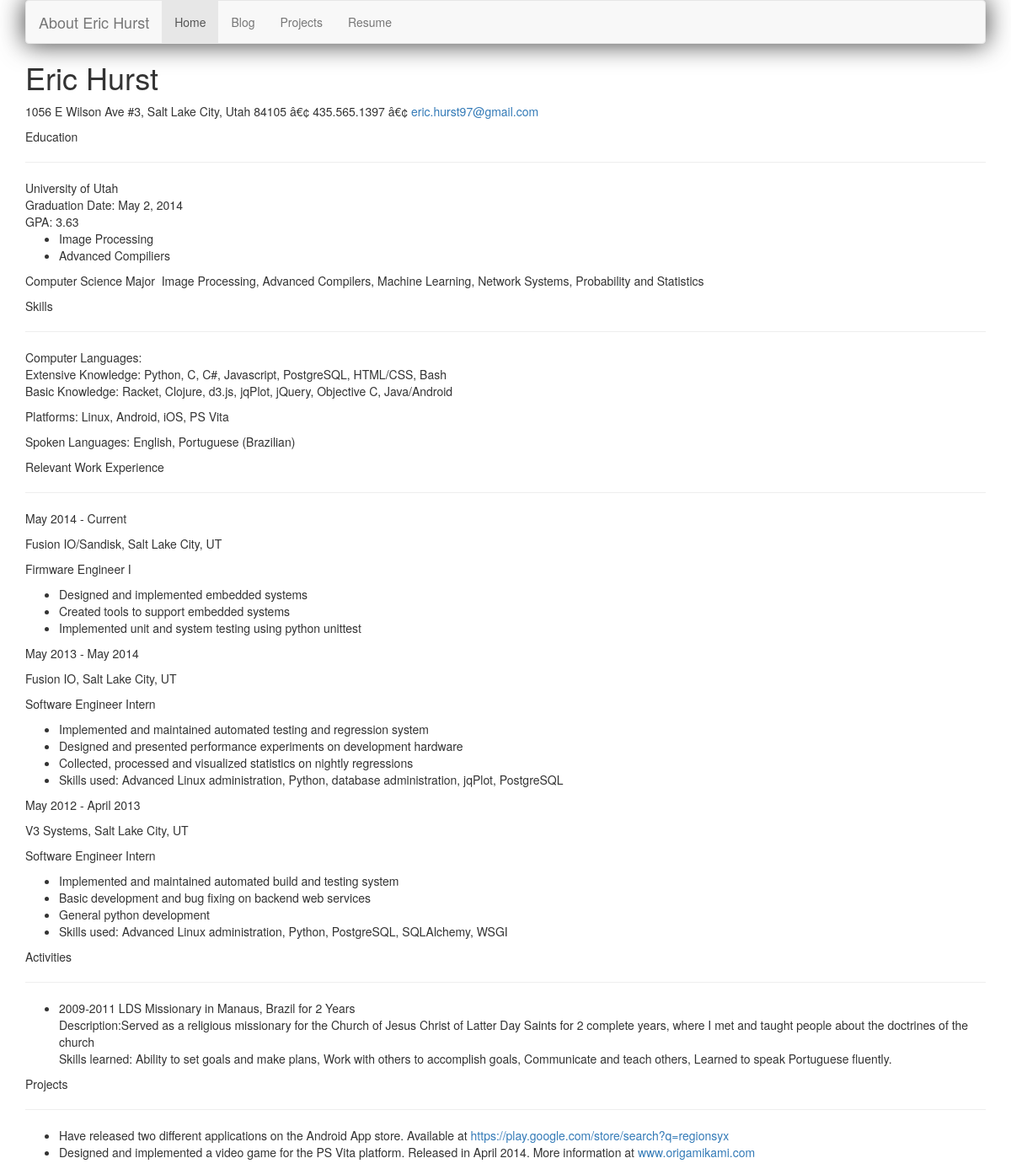
Before: /resume/ with the older database file.
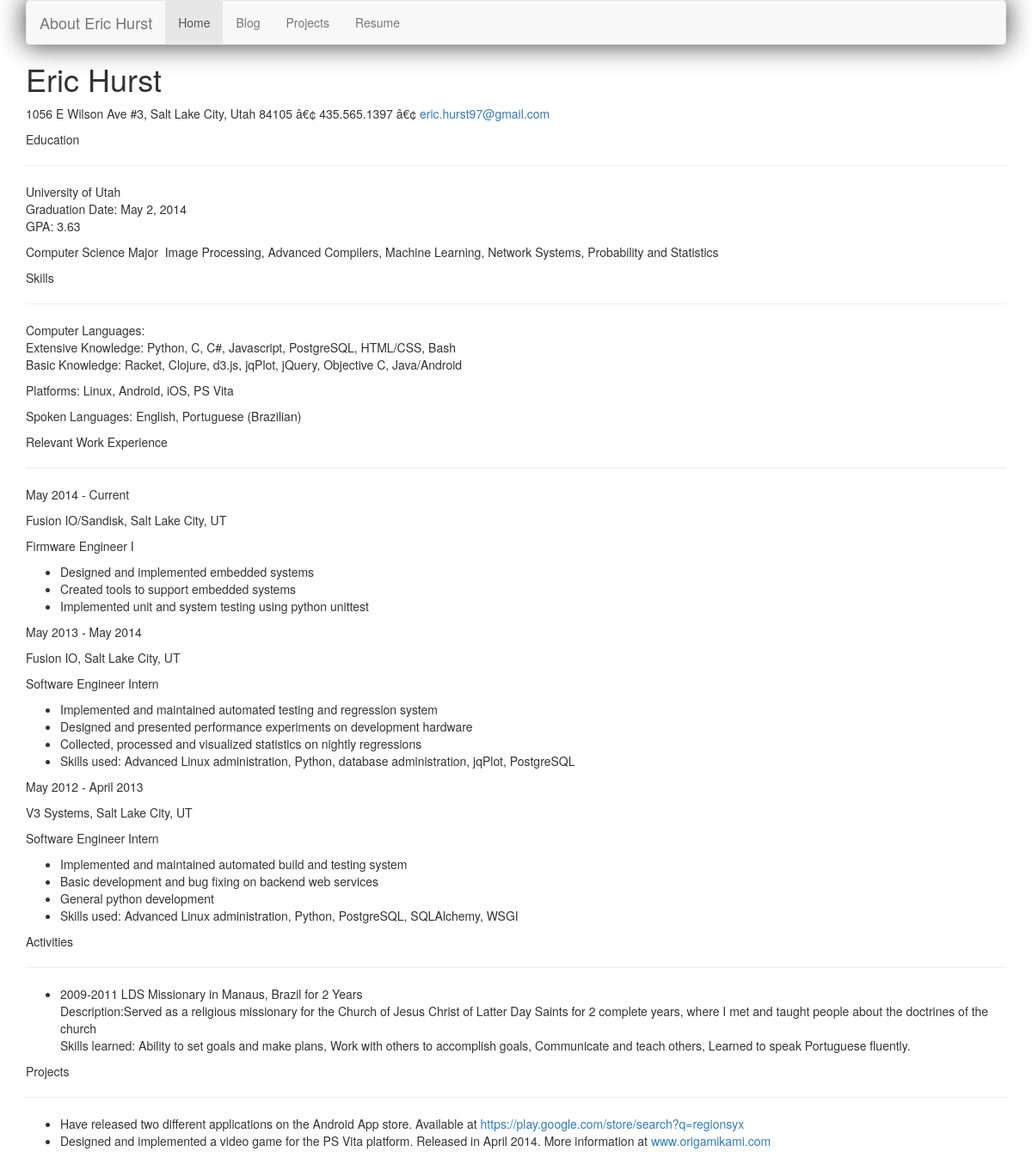
After: the same page with the newer database file.
### resume/models.py (models this page shows, shortened)
class Education(models.Model):
    school = models.CharField(max_length=200)
    gpa = models.CharField(max_length=4)
    grad_date = models.DateField("Graduation Date")

class Class(models.Model):
    school = models.ForeignKey(Education)
    name = models.CharField(max_length=200)
    description = models.CharField(max_length=500)

### resume/views.py (the view)
def index(request):
    schools = Education.objects.all()
    context = {'edu': schools}
    return render(request, 'resume/index.html', context)

### resume/templates/resume/index.html (shortened to what this page needs)
{% extends "home/base.html" %}
{% block content %}
<div>
  <h1 class="c3"><span class="c13 c25">Eric Hurst</span></h1>
  <p class="c3"><span class="c18">1056 E Wilson Ave #3, Salt Lake City,
  Utah 84105</span><span class=
  "c4 c18">&nbsp;&acirc;&euro;&cent;</span> <span class=
  "c18">435.565.1397</span><span class=
  "c4 c18">&nbsp;&acirc;&euro;&cent;</span> <span class=
  "c28"><a class="c21" href=
  "mailto:eric.hurst97@gmail.com">eric.hurst97@gmail.com</a></span></p>
</div>
<p class="c3 c11"><span class="c4 c8">Education</span></p>
<hr>
<div id="education">
{% for school in edu %}
    <div>{{ school.school }} </div>
    <div>Graduation Date: {{ school.grad_date }} </div>
    <div>GPA: {{ school.gpa }} </div>
    <div id="classes">
    <ul>
    {% for c in school.class_set.all %}
        <li> {{ c.name }} </li>
    {% endfor %}
    </ul>
    </div>
{% endfor %}
</div>
<p class="c12 c14">
<span class="c1 c6">Computer Science Major</span>
<span class="c1">&nbsp;Image Processing, Advanced Compilers, Machine Learning, Network Systems, Probability and Statistics</span>
</p>
<p class="c3 c11"><span class="c4 c8">Skills</span></p>
<hr>
<p class="c14 c12">
<span class="c2 c6">Computer Languages:</span>
<br/>
<span class="c9 c1">Extensive Knowledge:</span>
<span class="c1">Python, C, C#, Javascript, PostgreSQL, HTML/CSS, Bash</span>
<br/>
<span>Basic Knowledge: Racket, Clojure, d3.js, jqPlot, jQuery, Objective C, Java/Android</span>
</p>
<p class="c14 c12">
<span class="c1 c6">Platforms:</span>
<span class="c1">Linux, Android, iOS, PS Vita</span>
</p>
<p class="c14 c12">
<span class="c1 c6">Spoken Languages:</span>
<span>English, Portuguese (Brazilian)</span>
</p>
<p class="c3 c11">
<span class="c4 c8">Relevant Work Experience</span>
</p>
<hr>
<p class="c5 c19"><span class="c1 c6">May 2014 - Current</span></p>
<p class="c5 c19"><span class="c20 c6">Fusion IO/Sandisk, Salt Lake
City, UT</span></p>
<p class="c5 c19"><span class="c1 c6">Firmware Engineer
I</span></p>
<ul class="c2 lst-kix_olegw36ffh21-0 start">
  <li class="c5 c23"><span class="c1">Designed and implemented
  embedded systems</span></li>
  <li class="c5 c23"><span class="c1">Created tools to support
  embedded systems</span></li>
  <li class="c5 c23"><span class="c1">Implemented unit and system
  testing using python unittest</span></li>
</ul>
<p class="c5 c19"><span class="c1 c6">May 2013 - May
2014</span></p>
<p class="c5 c19"><span class="c20 c6">Fusion IO, Salt Lake
City, UT</span></p>
<p class="c5 c19"><span class="c1 c6">Software Engineer
Intern</span></p>
<ul class="c2 lst-kix_jdy1cg34soi7-0 start">
  <li class="c5 c23"><span class="c1">Implemented and maintained
  automated testing and regression system</span></li>
  <li class="c5 c23"><span class="c1">Designed and presented
  performance experiments on development hardware</span></li>
  <li class="c5 c23"><span class="c1">Collected, processed and
  visualized statistics on nightly regressions</span></li>
  <li class="c5 c23"><span class="c1">Skills used: Advanced Linux
  administration, Python, database administration, jqPlot,
  PostgreSQL</span></li>
</ul>
<p class="c3 c19 c12"><span class="c1 c6">May 2012 - April
2013</span></p>
<p class="c3 c19 c12"><span class="c6 c20">V3 Systems, Salt Lake
City, UT</span></p>
<p class="c3 c19 c12"><span class="c1 c6">Software Engineer
Intern</span></p>
<ul class="c2 lst-kix_jdy1cg34soi7-0">
  <li class="c3 c10"><span class="c1">Implemented and maintained
  automated build and testing system</span></li>
  <li class="c3 c10"><span class="c1">Basic development and bug
  fixing on backend web services</span></li>
  <li class="c3 c10"><span class="c1">General python
  development</span></li>
  <li class="c3 c10"><span class="c1">Skills used: Advanced Linux
  administration, Python, PostgreSQL, SQLAlchemy, WSGI</span></li>
</ul>
<p class="c3 c12">
<span class="c4 c8">Activities</span>
</p>
<hr>
<ul class="c2 lst-kix_atuq0qti182g-0 start">
  <li class="c26 c10">
	<span class="c1 c6">2009-2011</span>
  	<span class="c1 c6">LDS Missionary in Manaus, Brazil for 2 Years</span><br>
  	<span>Description:</span><span class="c1">Served as a religious
  missionary for the Church of Jesus Christ of Latter Day Saints
  for 2 complete years, where I met and taught people about the
  doctrines of the church<br></span>
	<span class="c1 c6">Skills learned:</span>
	<span class="c1">Ability to set goals
  and make plans, Work with others to accomplish goals, Communicate
  and teach others, Learned to speak Portuguese
  fluently.</span>
	</li>
</ul>
<p class="c5">
<span class="c8">Projects</span>
</p>
<hr>
<ul class="c2 lst-kix_yu17bkw028ry-0 start">
  <li class="c3 c10"><span class="c1">Have released two different
  applications on the Android App store. Available at</span>
  <span class="c24"><a class="c21" href=
  "https://play.google.com/store/search?q=regionsyx">https://play.google.com/store/search?q=regionsyx</a></span></li>
  <li class="c3 c10"><span class="c1">Designed and implemented a
  video game for the PS Vita platform. Released in April 2014. More
  information at</span> <span class="c24"><a class="c21" href=
  "http://www.google.com/url?q=http%3A%2F%2Fwww.origamikami.com&amp;sa=D&amp;sntz=1&amp;usg=AFQjCNGybFLBAOqdnJcjKUBN-VLRY_Fkcw">
  www.origamikami.com</a></span></li>
</ul>
{% endblock %}

### home/templates/home/base.html (shortened to what this page needs)
{% load staticfiles %}
<!DOCTYPE html>
<html>
<head>
    <link href="{% static "css/bootstrap.min.css" %}" rel="stylesheet">
    <link href="{% static "home.css" %}" rel="stylesheet">
  </head>
<body>
  <div class="container">
    <div class="navbar navbar-default popout">
      <div class="navbar-header">
        <a class="navbar-brand" href="#">About Eric Hurst</a>
      </div>
      <div class="collapse navbar-collapse">
        <ul class="nav navbar-nav">
          <li class="active"><a href="{% url "home.views.index" %}">Home</a></li>
          <li><a href="{% url "home.views.index" %}">Blog</a></li>
          <li><a href="{% url "projects.views.index" %}">Projects</a></li>
          <li><a href="{% url "resume.views.index" %}">Resume</a></li>
        </ul>
      </div>
    </div>
  {% block content %}{% endblock %}
  </div>
</body>
</html>

### home/static/home.css (style rules this page uses)
.popout { -webkit-box-shadow: 0px 0px 30px 1px rgba(0,0,0,0.75); -moz-box-shadow: 0px 0px 30px 1px rgba(0,0,0,0.75); box-shadow: 0px 0px 30px 1px rgba(0,0,0,0.75); }

Changed rows visible on the page:
removed Class: name "Image Processing"
removed Class: name "Advanced Compiliers"
